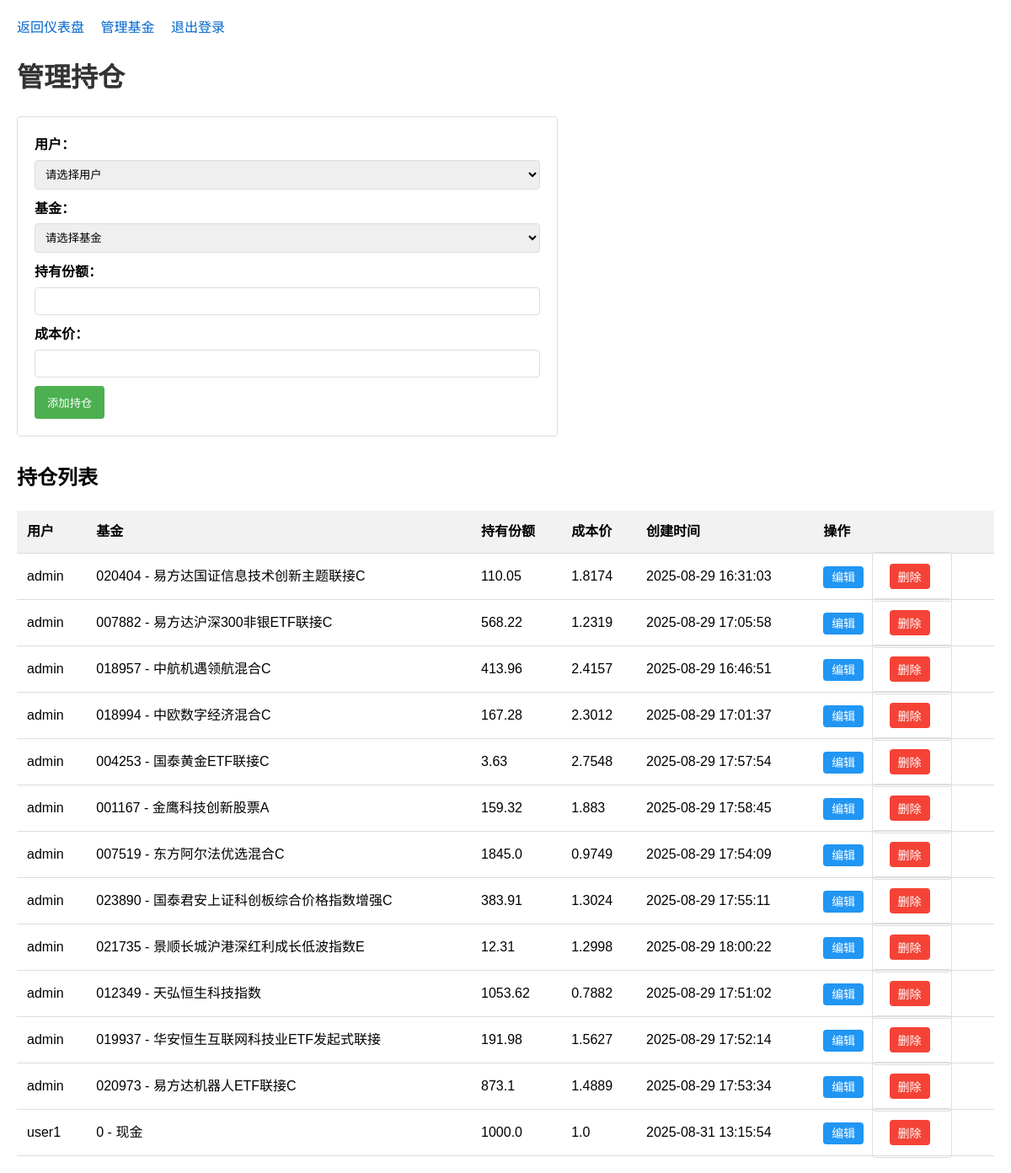
Page /manage_positions (signed in) on the committed database.
### app/models/position.py (models this page shows, shortened)
class Position(db.Model):
    __tablename__ = 'position'
    id = db.Column(db.Integer, primary_key=True)
    user_id = db.Column(db.Integer, db.ForeignKey('user.id'), nullable=False)
    fund_id = db.Column(db.Integer, db.ForeignKey('fund.id'), nullable=False)
    shares = db.Column(db.Float, default=0.0)
    cost_price = db.Column(db.Float)
    created_at = db.Column(db.DateTime, default=datetime.utcnow)
    updated_at = db.Column(db.DateTime, default=datetime.utcnow, onupdate=datetime.utcnow)

### app/models/user.py (models this page shows, shortened)
class User(UserMixin, db.Model):
    __tablename__ = 'user'
    id = db.Column(db.Integer, primary_key=True)
    username = db.Column(db.String(80), unique=True, nullable=False)
    password = db.Column(db.String(200), nullable=False)
    is_main_account = db.Column(db.Boolean, default=False)
    principal = db.Column(db.Float, default=0.0)
    created_at = db.Column(db.DateTime, default=datetime.utcnow)
    updated_at = db.Column(db.DateTime, default=datetime.utcnow, onupdate=datetime.utcnow)
    positions = db.relationship('Position', backref='user', lazy=True)
    profits = db.relationship('Profit', backref='user', lazy=True)
    transactions = db.relationship('Transaction', backref='user', lazy=True)
    agreement = db.relationship('Agreement', backref='user', uselist=False)

### app/models/fund.py (models this page shows, shortened)
class Fund(db.Model):
    __tablename__ = 'fund'
    id = db.Column(db.Integer, primary_key=True)
    code = db.Column(db.String(20), unique=True, nullable=False)
    name = db.Column(db.String(100), nullable=False)
    fund_type = db.Column(db.String(50))
    latest_nav = db.Column(db.Float)
    nav_date = db.Column(db.DateTime)
    created_at = db.Column(db.DateTime, default=datetime.utcnow)
    updated_at = db.Column(db.DateTime, default=datetime.utcnow, onupdate=datetime.utcnow)
    positions = db.relationship('Position', backref='fund', lazy=True)
    transactions = db.relationship('Transaction', backref='fund', lazy=True)

### app/routes/positions.py (the view, shortened to what this page needs)
@bp.route('/manage_positions', methods=['GET', 'POST'])
@login_required
def manage_positions():
    if not current_user.is_main_account:
        flash('只有管理员账户可以访问此页面', 'error')
        return redirect(url_for('dashboard.index'))
    users = User.query.all()
    funds = Fund.query.all()
    editing_position = None
    if request.args.get('edit'):
        editing_position = Position.query.get(request.args.get('edit'))
        if not editing_position:
            flash('未找到该持仓', 'error')
            return redirect(url_for('positions.manage_positions'))
    positions = Position.query.order_by(Position.user_id, Position.fund_id).all()
    return render_template('manage_positions.html', positions=positions, users=users, funds=funds, editing_position=editing_position)

### app/__init__.py (called while the page is built)
def create_app(config_object=None):
    app = Flask(__name__, template_folder='templates', static_folder='static')
    if config_object is None:
        config_object = os.environ.get('APP_CONFIG', 'app.config.Config')
    app.config.from_object(config_object)
    os.makedirs(os.path.join(app.root_path, '..', 'instance'), exist_ok=True)
    upload_folder = app.config.get('UPLOAD_FOLDER', 'uploads')
    if upload_folder:
        os.makedirs(upload_folder, exist_ok=True)
    db.init_app(app)
    login_manager.init_app(app)
    from app.models.user import User
    @login_manager.user_loader
    def load_user(user_id):
        return User.query.get(int(user_id))
    from app.routes import register_blueprints
    register_blueprints(app)
    return app

### app/templates/manage_positions.html (shortened to what this page needs)
<!DOCTYPE html>
<html lang="zh-CN">
<head>
</head>
<body>
    <div class="nav">
        <a href="{{ url_for('dashboard.index') }}">返回仪表盘</a>
        <a href="{{ url_for('funds.manage_funds') }}">管理基金</a>
        <a href="{{ url_for('auth.logout') }}">退出登录</a>
    </div>
    <h1>管理持仓</h1>
    <form method="POST">
        <label for="user_id">用户：</label>
        <select id="user_id" name="user_id" required>
            <option value="">请选择用户</option>
        </select>
        <label for="fund_id">基金：</label>
        <select id="fund_id" name="fund_id" required>
            <option value="">请选择基金</option>
        </select>
        <label for="shares">持有份额：</label>
        <input type="number" id="shares" name="shares" step="0.0001" min="0" value="{{ editing_position.shares if editing_position else '' }}" required>
        <label for="cost_price">成本价：</label>
        <input type="number" id="cost_price" name="cost_price" step="0.0001" min="0" value="{{ editing_position.cost_price if editing_position else '' }}" required>
        <button type="submit">{{ '更新持仓' if editing_position else '添加持仓' }}</button>
    </form>
    <h2>持仓列表</h2>
    <table>
        <thead>
            <tr>
                <th>用户</th>
                <th>基金</th>
                <th>持有份额</th>
                <th>成本价</th>
                <th>创建时间</th>
                <th>操作</th>
            </tr>
        </thead>
        <tbody>
            {% if positions %}
                {% for position in positions %}
                    <tr>
                        <td>{{ position.user.username }}</td>
                        <td>{{ position.fund.code }} - {{ position.fund.name }}</td>
                        <td>{{ position.shares }}</td>
                        <td>{{ position.cost_price }}</td>
                        <td>{{ position.created_at.strftime('%Y-%m-%d %H:%M:%S') }}</td>
                        <td>
                            <a href="{{ url_for('positions.manage_positions', edit=position.id) }}" class="action-btn edit-btn">编辑</a>
                            <form method="POST" action="{{ url_for('positions.delete_position', position_id=position.id) }}" style="display: inline;">
                                <button type="submit" class="action-btn delete-btn" onclick="return confirm('确定要删除该持仓吗？');">删除</button>
                            </form>
                        </td>
                    </tr>
                {% endfor %}
            {% else %}
                <tr>
                    <td colspan="6">暂无持仓数据</td>
                </tr>
            {% endif %}
        </tbody>
    </table>
</body>
</html>

### app/templates/manage_positions.html (style rules this page uses)
body { font-family: Arial, sans-serif; margin: 20px; line-height: 1.6; }
h1 { color: #333; margin-bottom: 20px; }
.nav { margin-bottom: 20px; }
.nav a { margin-right: 15px; text-decoration: none; color: #0066cc; }
form { margin-bottom: 30px; padding: 20px; border: 1px solid #ddd; border-radius: 4px; max-width: 600px; }
label { display: block; margin-bottom: 5px; font-weight: bold; }
input, select { width: 100%; padding: 8px; margin-bottom: 10px; border: 1px solid #ddd; border-radius: 4px; box-sizing: border-box; }
button { padding: 10px 15px; background-color: #4CAF50; color: white; border: none; border-radius: 4px; cursor: pointer; }
table { width: 100%; border-collapse: collapse; margin-top: 20px; }
th, td { padding: 12px; text-align: left; border-bottom: 1px solid #ddd; }
th { background-color: #f2f2f2; }
.action-btn { padding: 5px 10px; text-decoration: none; border-radius: 4px; margin-right: 5px; font-size: 14px; }
.edit-btn { background-color: #2196F3; color: white; }
.delete-btn { background-color: #f44336; color: white; }

### rows in the picture
Position: user.username "admin", fund.code "020404", fund.name "易方达国证信息技术创新主题联接C", shares "110.05", cost_price "1.8174", created_at "2025-08-29 16:31:03"
Position: user.username "admin", fund.code "007882", fund.name "易方达沪深300非银ETF联接C", shares "568.22", cost_price "1.2319", created_at "2025-08-29 17:05:58"
Position: user.username "admin", fund.code "018957", fund.name "中航机遇领航混合C", shares "413.96", cost_price "2.4157", created_at "2025-08-29 16:46:51"
Position: user.username "admin", fund.code "018994", fund.name "中欧数字经济混合C", shares "167.28", cost_price "2.3012", created_at "2025-08-29 17:01:37"
Position: user.username "admin", fund.code "004253", fund.name "国泰黄金ETF联接C", shares "3.63", cost_price "2.7548", created_at "2025-08-29 17:57:54"
Position: user.username "admin", fund.code "001167", fund.name "金鹰科技创新股票A", shares "159.32", cost_price "1.883", created_at "2025-08-29 17:58:45"
Position: user.username "admin", fund.code "007519", fund.name "东方阿尔法优选混合C", shares "1845.0", cost_price "0.9749", created_at "2025-08-29 17:54:09"
Position: user.username "admin", fund.code "023890", fund.name "国泰君安上证科创板综合价格指数增强C", shares "383.91", cost_price "1.3024", created_at "2025-08-29 17:55:11"
Position: user.username "admin", fund.code "021735", fund.name "景顺长城沪港深红利成长低波指数E", shares "12.31", cost_price "1.2998", created_at "2025-08-29 18:00:22"
Position: user.username "admin", fund.code "012349", fund.name "天弘恒生科技指数", shares "1053.62", cost_price "0.7882", created_at "2025-08-29 17:51:02"
Position: user.username "admin", fund.code "019937", fund.name "华安恒生互联网科技业ETF发起式联接", shares "191.98", cost_price "1.5627", created_at "2025-08-29 17:52:14"
Position: user.username "admin", fund.code "020973", fund.name "易方达机器人ETF联接C", shares "873.1", cost_price "1.4889", created_at "2025-08-29 17:53:34"
Position: user.username "user1", fund.code "0", fund.name "现金", shares "1000.0", cost_price "1.0", created_at "2025-08-31 13:15:54"

### other values in the picture
{{ '更新持仓' if editing_position else '添加持仓' }} "添加持仓"
